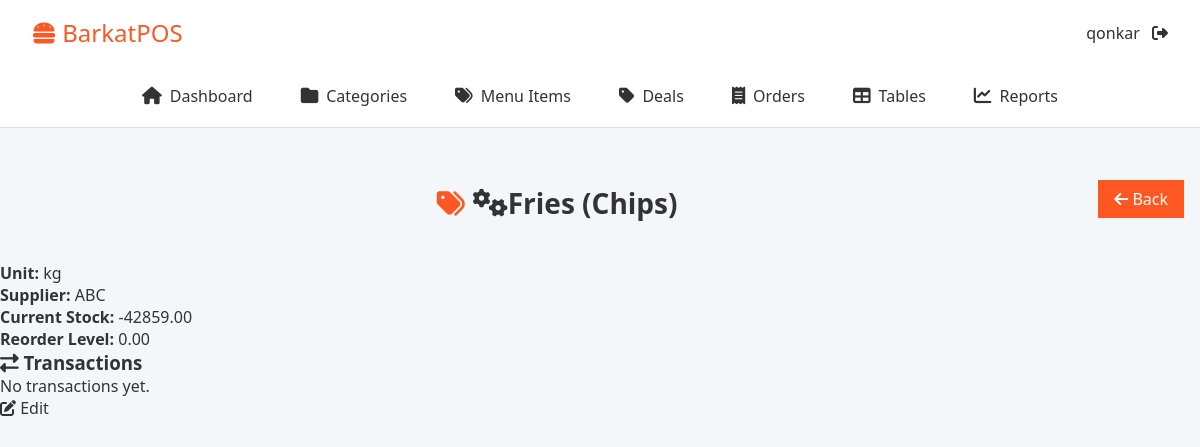
The app's page /raw-materials/67/ (signed in), older data.
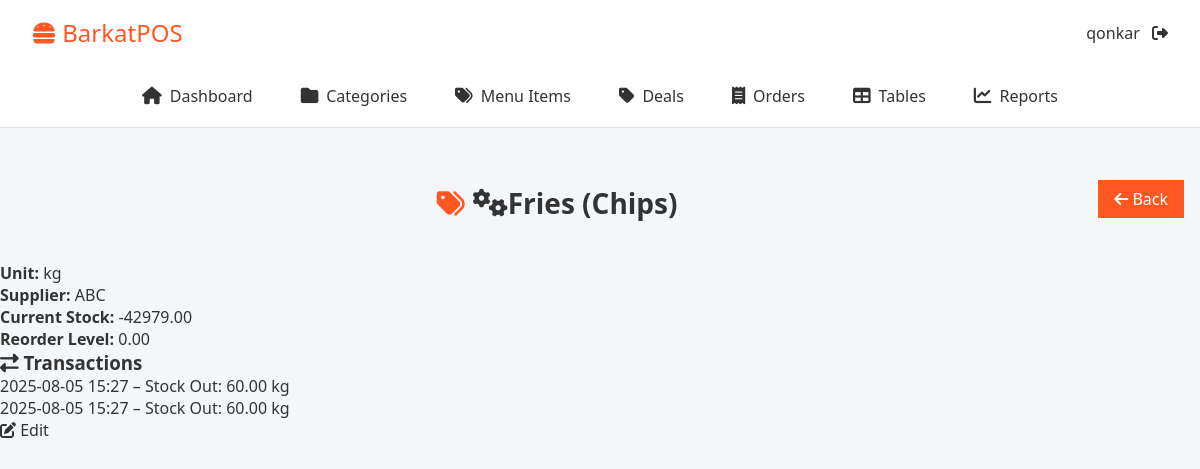
The same page, newer data.
### core/models.py (models this page shows, shortened)
class RawMaterial(models.Model):
    name = models.CharField(max_length=100, unique=True)
    unit = models.CharField(max_length=50, help_text="E.g. kg, liter, pc")
    current_stock = models.DecimalField(max_digits=10, decimal_places=2, default=0)
    reorder_level = models.DecimalField(max_digits=10, decimal_places=2, default=0)
    supplier = models.ForeignKey(Supplier, on_delete=models.PROTECT, related_name="materials")
    created_at = models.DateTimeField(auto_now_add=True)

class Supplier(models.Model):
    name = models.CharField(max_length=200, unique=True)
    contact_number = models.CharField(max_length=20, blank=True, null=True)
    email = models.EmailField(blank=True, null=True)
    address = models.TextField(blank=True, null=True)
    created_at = models.DateTimeField(auto_now_add=True)

class InventoryTransaction(models.Model):
    TRANSACTION_TYPES = [
        ('in', 'Stock In'),
        ('out','Stock Out'),
        ('return','Stock Return'),
    ]
    raw_material        = models.ForeignKey(RawMaterial, on_delete=models.CASCADE,
                                            related_name='transactions', null=True, blank=True)
    transaction_type    = models.CharField(max_length=6, choices=TRANSACTION_TYPES)
    quantity            = models.DecimalField(max_digits=10, decimal_places=2)
    timestamp           = models.DateTimeField(auto_now_add=True)
    notes               = models.TextField(blank=True)
    purchase_order_item = models.ForeignKey(PurchaseOrderItem,
                                            on_delete=models.SET_NULL,
                                            null=True, blank=True)
    order_item          = models.ForeignKey(OrderItem,
                                            on_delete=models.SET_NULL,
                                            null=True, blank=True)

### core/views.py (the view)
# urls.py: path('raw-materials/<int:pk>/', RawMaterialDetailView.as_view(), name='raw_material_detail'),
class RawMaterialDetailView(LoginRequiredMixin, DetailView):
    model = RawMaterial
    template_name = 'raw_materials/rawmaterial_detail.html'
    context_object_name = 'material'

### core/templates/raw_materials/rawmaterial_detail.html
{% extends 'base.html' %}
{% block content %}
<div class="page-header">
  <h1><i class="fa fa-cogs"></i> {{ material.name }}</h1>
  <a href="{% url 'raw_material_list' %}" class="btn"><i class="fa fa-arrow-left"></i> Back</a>
</div>
<p><strong>Unit:</strong> {{ material.unit }}</p>
<p><strong>Supplier:</strong> {{ material.supplier.name }}</p>
<p><strong>Current Stock:</strong> {{ material.current_stock }}</p>
<p><strong>Reorder Level:</strong> {{ material.reorder_level }}</p>
<h3><i class="fa fa-exchange-alt"></i> Transactions</h3>
<ul>
  {% for tx in material.transactions.all|dictsortreversed:"timestamp" %}
    <li>
      {{ tx.timestamp|date:"Y-m-d H:i" }} –
      {{ tx.get_transaction_type_display }}:
      {{ tx.quantity }} {{ material.unit }}
    </li>
  {% empty %}
    <li>No transactions yet.</li>
  {% endfor %}
</ul>
<a href="{% url 'raw_material_edit' material.pk %}" class="btn"><i class="fa fa-edit"></i> Edit</a>
{% endblock %}

Row changes from the older to the newer data that the page shows:
changed RawMaterial "Fries (Chips)": current_stock "-42859.00" → "-42979.00"
added InventoryTransaction: timestamp "2025-08-05 15:27", transaction_type "Stock Out", quantity "60.00", {{ material.unit }} "kg"
added InventoryTransaction: timestamp "2025-08-05 15:27", transaction_type "Stock Out", quantity "60.00", {{ material.unit }} "kg"
Text that changed along with them:
text no longer shown: "No transactions yet."
